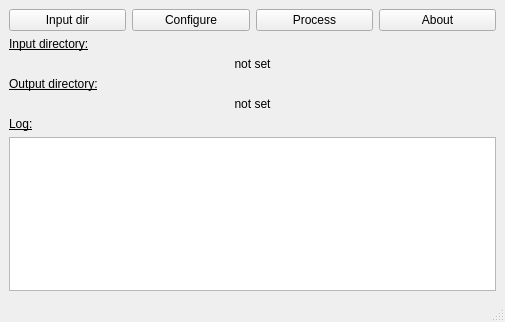
<?xml version="1.0" encoding="UTF-8"?>
<ui version="4.0">
 <class>MainWindow</class>
 <widget class="QMainWindow" name="MainWindow">
  <property name="geometry">
   <rect>
    <x>0</x>
    <y>0</y>
    <width>505</width>
    <height>322</height>
   </rect>
  </property>
  <property name="windowTitle">
   <string>Landsat Shadow Remove v. 0.1a by Sergei Shevyrev</string>
  </property>
  <widget class="QWidget" name="centralwidget">
   <layout class="QGridLayout" name="gridLayout">
    <item row="0" column="0">
     <widget class="QPushButton" name="BtnSetInputDir">
      <property name="text">
       <string>Input dir</string>
      </property>
     </widget>
    </item>
    <item row="0" column="1">
     <widget class="QPushButton" name="BtnSetConfigure">
      <property name="text">
       <string>Configure</string>
      </property>
     </widget>
    </item>
    <item row="0" column="2">
     <widget class="QPushButton" name="BtnProcess">
      <property name="text">
       <string>Process</string>
      </property>
     </widget>
    </item>
    <item row="0" column="3">
     <widget class="QPushButton" name="BtnAbout">
      <property name="text">
       <string>About</string>
      </property>
     </widget>
    </item>
    <item row="1" column="0">
     <widget class="QLabel" name="label">
      <property name="font">
       <font>
        <underline>true</underline>
       </font>
      </property>
      <property name="text">
       <string>Input directory:</string>
      </property>
     </widget>
    </item>
    <item row="2" column="0" colspan="4">
     <widget class="QLabel" name="LblInputDir">
      <property name="text">
       <string>not set</string>
      </property>
      <property name="alignment">
       <set>Qt::AlignCenter</set>
      </property>
     </widget>
    </item>
    <item row="3" column="0">
     <widget class="QLabel" name="label_2">
      <property name="font">
       <font>
        <underline>true</underline>
       </font>
      </property>
      <property name="text">
       <string>Output directory:</string>
      </property>
     </widget>
    </item>
    <item row="4" column="0" colspan="4">
     <widget class="QLabel" name="LblOutputDir">
      <property name="text">
       <string>not set</string>
      </property>
      <property name="alignment">
       <set>Qt::AlignCenter</set>
      </property>
     </widget>
    </item>
    <item row="5" column="0" colspan="2">
     <widget class="QLabel" name="label_3">
      <property name="font">
       <font>
        <underline>true</underline>
       </font>
      </property>
      <property name="text">
       <string>Log:</string>
      </property>
     </widget>
    </item>
    <item row="6" column="0" colspan="4">
     <widget class="QTextBrowser" name="brsLog"/>
    </item>
   </layout>
  </widget>
  <widget class="QMenuBar" name="menubar">
   <property name="geometry">
    <rect>
     <x>0</x>
     <y>0</y>
     <width>505</width>
     <height>22</height>
    </rect>
   </property>
  </widget>
  <widget class="QStatusBar" name="statusbar"/>
 </widget>
 <resources/>
 <connections/>
</ui>
